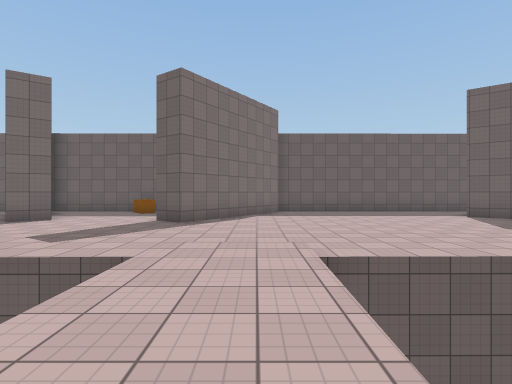
view 1 (above)

22 first-person views from a walk through a scene from a Unity 3-D project. The camera is 1.4 m above the floor, looks level and sees 80° across. The floor is counted in squares, 2 m on a side. Each view is taken from the middle of a square. On the plan, view 1 faces up. The plan holds only what a view shows up to about 10 squares ahead; the rest is blank. The place goes on beyond the plan. The player character is not drawn. Surface patterns are stand-ins for the level's own textures.

view 2
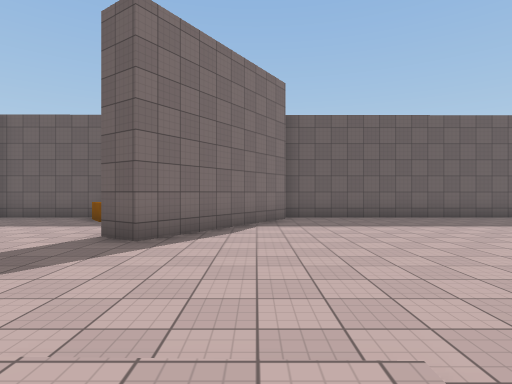

view 3
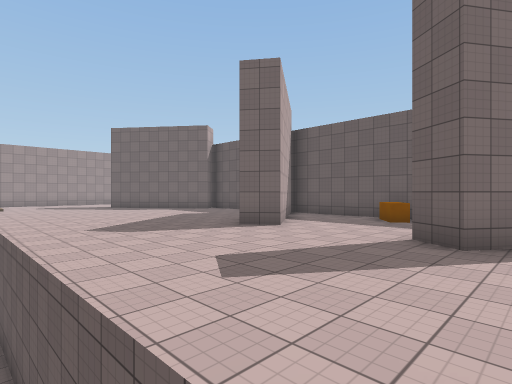

view 4
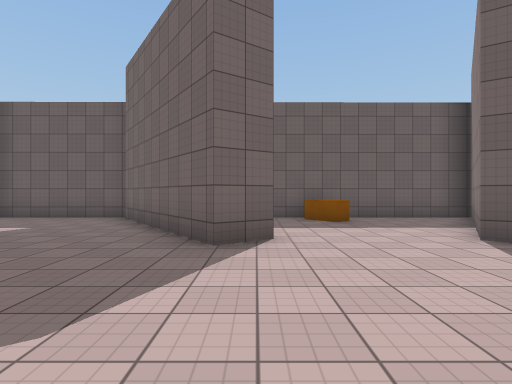

view 5
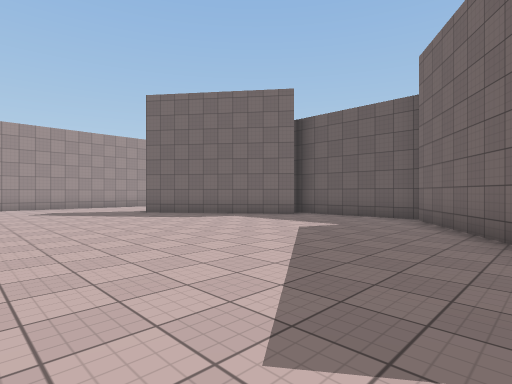

view 6
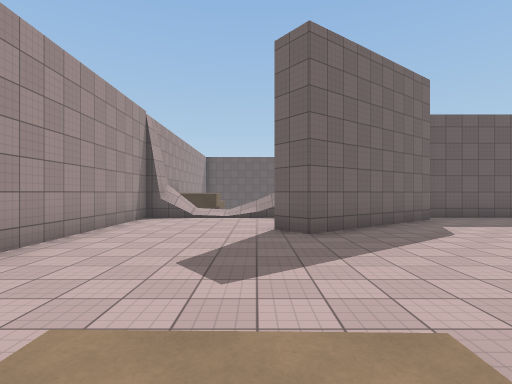

view 7
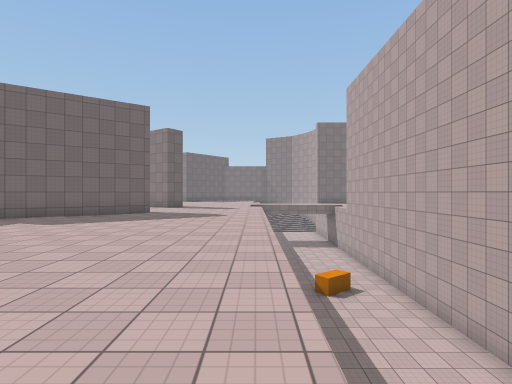

view 8
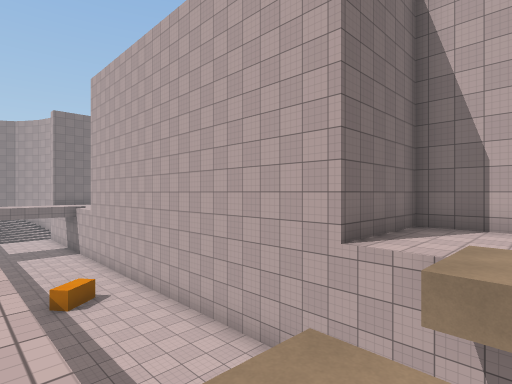

view 9
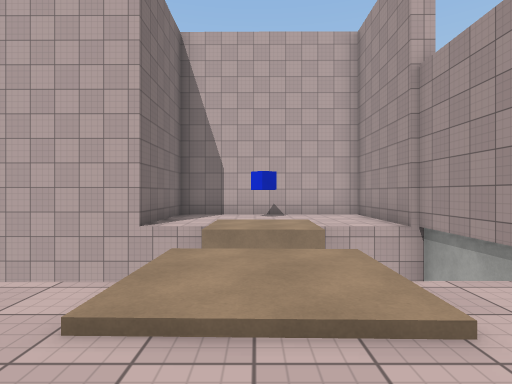

view 10
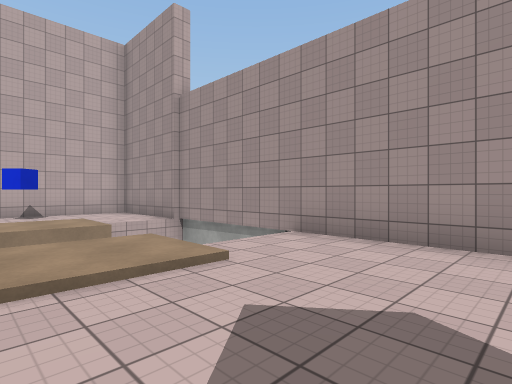

view 11
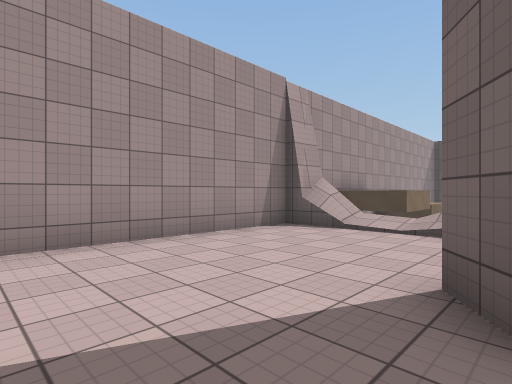

view 12
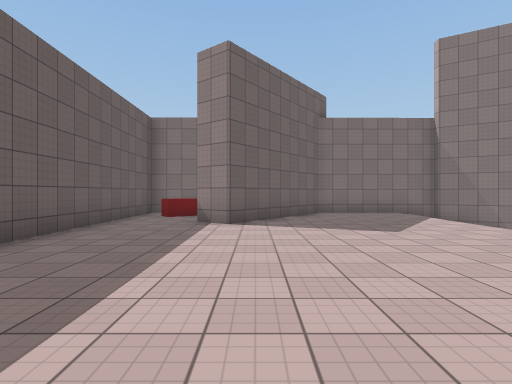

view 13
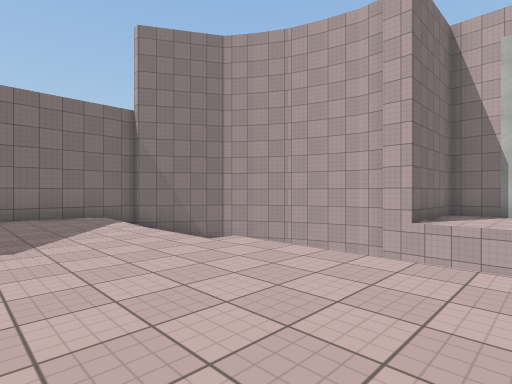

view 14
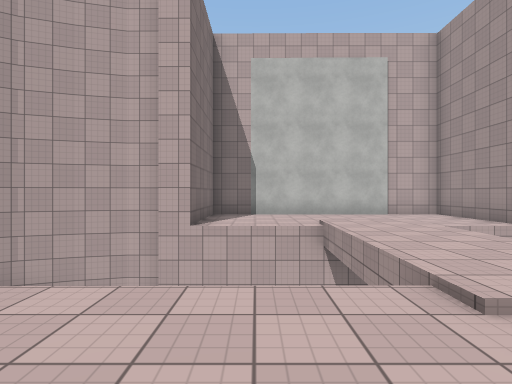

view 15
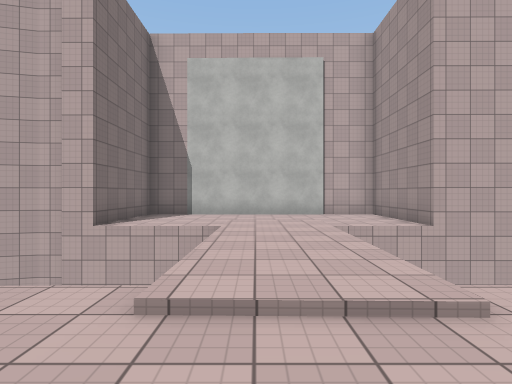

view 16
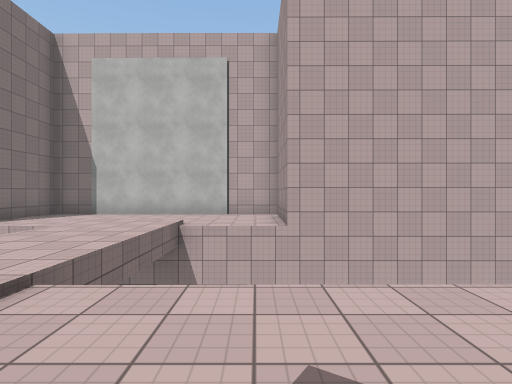

view 17
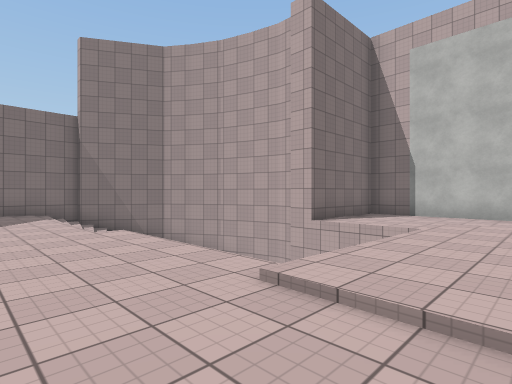

view 18
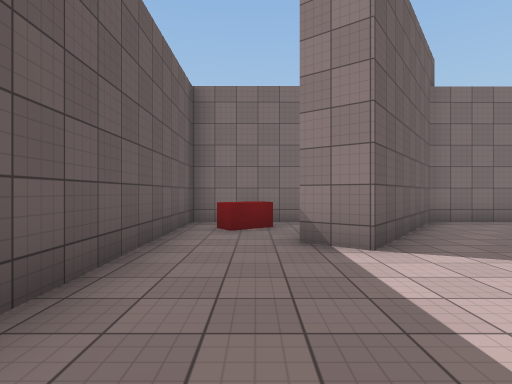

view 19
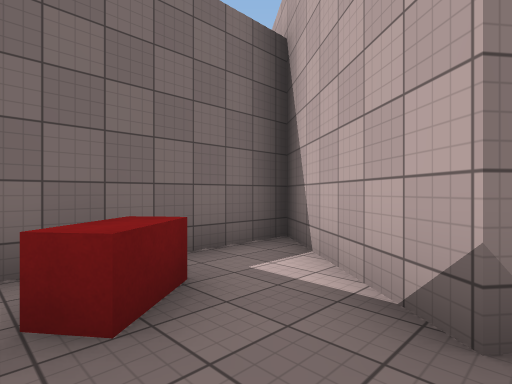

view 20
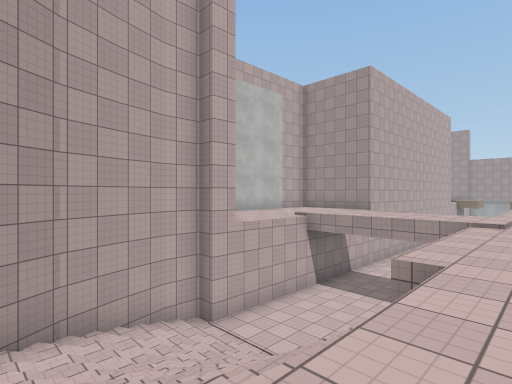

view 21
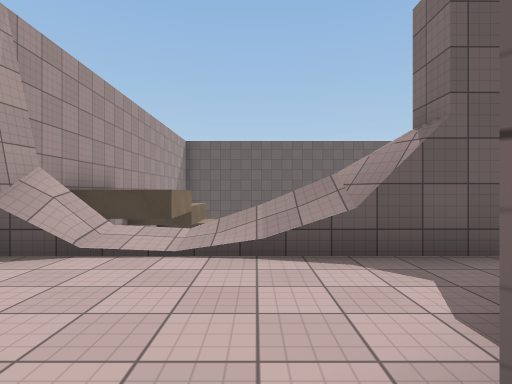

view 22
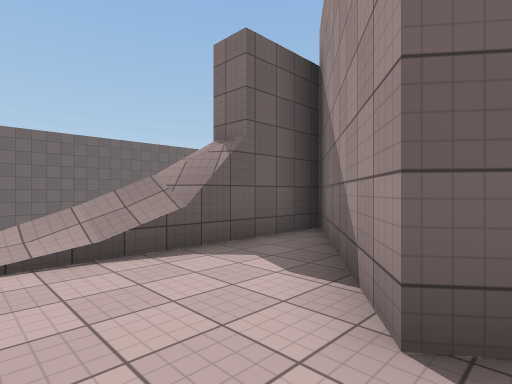

### Floor plan
Key: @ floor where view 1 was taken; # wall or solid block; . main floor; : floor 0.25 m higher than the main floor; + floor 1.5 m higher than the main floor; * floor 1.75 m higher than the main floor; - floor 2.75 m lower than the main floor; _ floor 4.25 m lower than the main floor; / step, stairs or slope; v drop or lower ground; B orange block; C blue cube; R red block.
Columns run from 22 left of view 1 to 11 right of it. Each row starts with its distance up from view 1.
 16  #v
 15  #+v
 14  #vv
 13 ##///*###########################
 12 #.......##...#....B...#.........#
 11 #.....###....##......##........R#
 10 #....##.......##.....#.......#..#
  9 #....#.........##...##.......####
  8 #..............#....#..........##
  7 #...............................#
  6 #...............................##
  5 #................................#
  4 #../:/...............::..../////.#
  3 #v v:v   vvvvvvvv    ::_  # ////##
  2  v      vvvvvBvvv    ::____/////#
  1  v vvv  vvvvvBvv    v::____////##
  0  #vv:vv######vvvvvvvv:@____//-##
 -1  #....##    ##    #.......#####
 -2  #..C.#           #.......#
 -3  ######           #.......#
 -4       #           #########

Positions as (right, up) in squares from view 1, and headings:
1: (0, 0), facing up
2: (0, 3), facing up
3: (-1, 3), facing up-left
4: (-6, 4), facing up
5: (-7, 4), facing up-left
6: (-18, 3), facing up
7: (-18, 4), facing right
8: (-18, 4), facing down-right
9: (-18, 6), facing down
10: (-17, 7), facing down-left
11: (-17, 7), facing up-left
12: (0, 9), facing right
13: (1, 7), facing down-right
14: (2, 6), facing down
15: (0, 6), facing down
16: (-3, 6), facing down
17: (-1, 6), facing down-right
18: (3, 11), facing right
19: (7, 12), facing down-right
20: (8, 5), facing down-left
21: (-18, 9), facing up
22: (-19, 9), facing up-right
